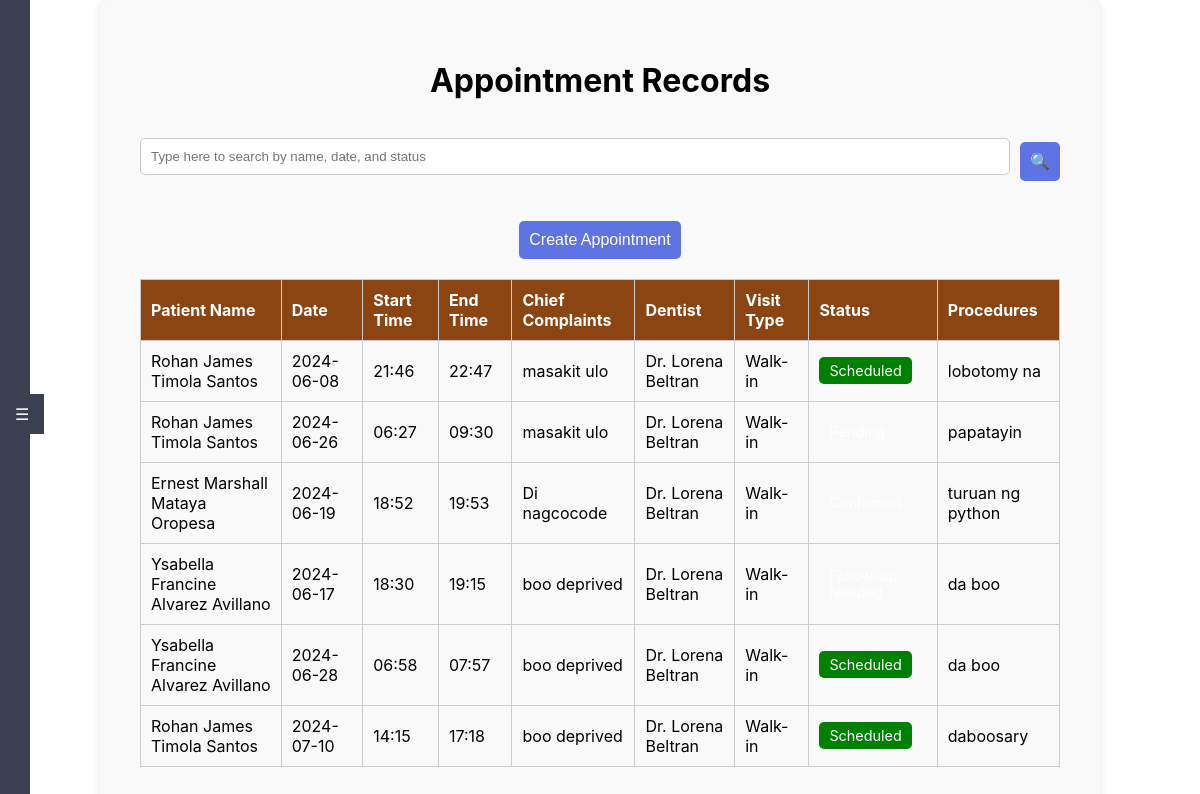
/appointment_records (signed in), run on an earlier commit of the app's database.
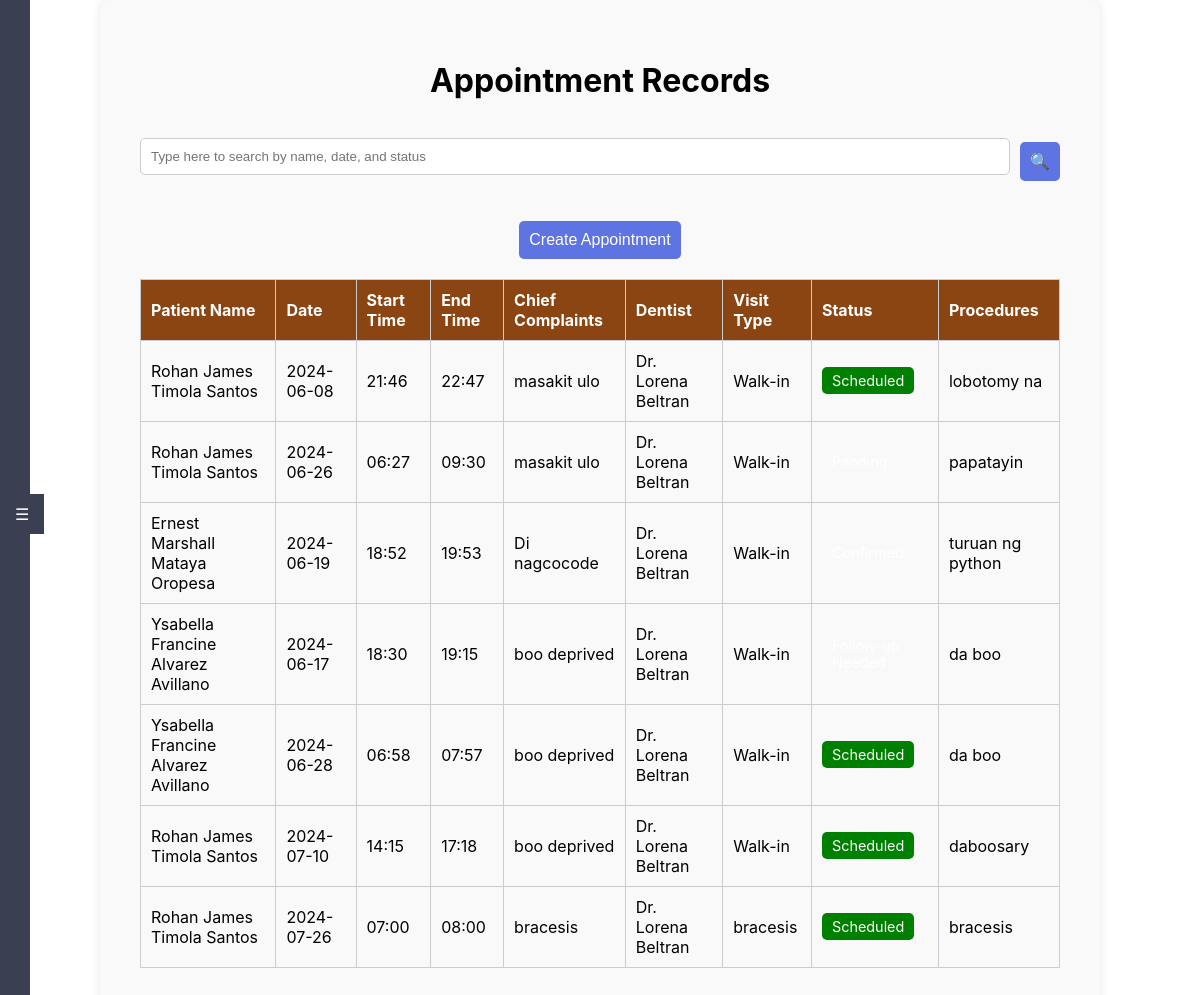
And on a later commit of the database.
### tables this page shows
CREATE TABLE "Appointments" (
	"appointment_id"	INTEGER,
	"consultation_id"	INTEGER,
	"patient_id"	INTEGER,
	"dentist_id"	INTEGER,
	"appointment_date"	DATE NOT NULL,
	"start_time"	TIME NOT NULL,
	"end_time"	TIME NOT NULL,
	"status_id"	INTEGER,
	"chief_complaints"	TEXT,
	"procedures"	TEXT,
	"appointment_type"	TEXT NOT NULL,
	FOREIGN KEY("dentist_id") REFERENCES "dentists"("dentist_id"),
	PRIMARY KEY("appointment_id" AUTOINCREMENT),
	FOREIGN KEY("consultation_id") REFERENCES "Consultations"("consultation_id"),
	FOREIGN KEY("status_id") REFERENCES "Appointments"("status_id"),
	FOREIGN KEY("patient_id") REFERENCES "patients"("patient_id")
);

CREATE TABLE "AppointmentStatus" (
	"status_id"	INTEGER,
	"status_name"	TEXT NOT NULL UNIQUE,
	PRIMARY KEY("status_id" AUTOINCREMENT)
);

### app.py (the view)
@app.route('/appointment_records')
@role_required([1, 2])  # Both admin and user can access
def appointment_records():
    conn = get_db_connection()
    appointment_records = conn.execute('''
        SELECT
            a.*,
            p.first_name || " " || p.middle_name || " " || p.last_name AS patient_name,
            d.first_name || " " || d.last_name AS dentist_name,
            s.status_name
        FROM appointments a
        JOIN patients p ON a.patient_id = p.patient_id
        JOIN dentists d ON a.dentist_id = d.dentist_id
        JOIN AppointmentStatus s ON a.status_id = s.status_id
    ''').fetchall()
    patients = conn.execute('SELECT patient_id, first_name, middle_name, last_name FROM patients').fetchall()
    dentists = conn.execute('SELECT dentist_id, first_name, last_name FROM dentists').fetchall()
    statuses = conn.execute('SELECT status_id, status_name FROM AppointmentStatus').fetchall()
    conn.close()
    return render_template('appointment_records.html',
                           records=appointment_records,
                           patients=patients,
                           dentists=dentists,
                           statuses=statuses)

### app.py (called while the page is built)
def role_required(roles):
    def decorator(f):
        @wraps(f)
        def decorated_function(*args, **kwargs):
            if 'role_id' not in session:
                flash('You need to be logged in to access this page.')
                return redirect(url_for('login'))
            user_role_id = session['role_id']
            if user_role_id not in roles:
                flash('You do not have permission to access this page.')
                return redirect(url_for('dashboard'))
            return f(*args, **kwargs)
        return decorated_function
    return decorator

def get_db_connection():
    conn = sqlite3.connect(app.config['DATABASE'], timeout=30)
    conn.execute('PRAGMA journal_mode=WAL')
    conn.row_factory = sqlite3.Row
    return conn

### templates/appointment_records.html (shortened to what this page needs)
<!DOCTYPE html>
<html lang="en">
<head>
    <link rel="stylesheet" href="{{ url_for('static', filename='styles.css') }}">
</head>
<body>
    <div class="container">
    <div class="sidebar-tab" id="sidebarTab">☰</div>
    <div id="sidebar" class="sidebar">
        <ul>
            <li><a href="{{ url_for('dashboard') }}">Dashboard</a></li>
            <li><a href="{{ url_for('profile') }}">Profile</a></li>
            <li><a href="{{ url_for('users') }}">Users</a></li>
            <li><a href="{{ url_for('treatments') }}">Treatment</a></li>
            <li><a href="{{ url_for('maintenance') }}">Maintenance</a></li>
            <li><a href="{{ url_for('inventory') }}">Inventory</a></li>
            <li><a href="{{ url_for('reports') }}">Reports</a></li>
            <li><a href="{{ url_for('payments') }}">Payments</a></li>
            <br>
            <br>
            <br>
            <br>
            <br>
            <br>
            <li><a href="{{ url_for('help') }}">Help</a></li>
            <li><a href="{{ url_for('about') }}">About</a></li>
            <li><a href="{{ url_for('logout') }}">Logout</a></li>
        </ul>
    </div>
    <div class="appointment-container">
        <div class="appointment-header">
            <h1>Appointment Records</h1>
        </div>
        <div class="appointment-search-bar">
            <input type="text" placeholder="Type here to search by name, date, and status">
            <button class="appointment-search-btn">🔍</button>
        </div>
        <div class="appointment-create-btn">
            <button onclick="openCreateAppointmentModal()">Create Appointment</button>
        </div>
        <table class="appointment-table">
            <thead>
                <tr>
                    <th>Patient Name</th>
                    <th>Date</th>
                    <th>Start Time</th>
                    <th>End Time</th>
                    <th>Chief Complaints</th>
                    <th>Dentist</th>
                    <th>Visit Type</th>
                    <th>Status</th>
                    <th>Procedures</th>
                </tr>
            </thead>
            <tbody>
                {% for record in records %}
                <tr>
                    <td>{{ record['patient_name'] }}</td>
                    <td>{{ record['appointment_date'] }}</td>
                    <td>{{ record['start_time'] }}</td>
                    <td>{{ record['end_time'] }}</td>
                    <td>{{ record['chief_complaints'] }}</td>
                    <td>{{ record['dentist_name'] }}</td>
                    <td>{{ record['appointment_type'] }}</td>
                    <td><span class="appointment-status status-{{ record['status_name'] | lower }}">{{ record['status_name'] }}</span></td>
                    <td>{{ record['procedures'] }}</td>
                </tr>
                {% endfor %}
            </tbody>
        </table>
    </div>
</body>
</html>

### static/styles.css (style rules this page uses)
body { font-family: 'Inter', sans-serif; margin: 0; padding: 0; box-sizing: border-box; }
input, textarea, select { margin-bottom: 10px; padding: 10px; border: 1px solid #ccc; border-radius: 5px; }
button { padding: 10px; background-color: #D0C8BB; color: #784D3C; border: none; border-radius: 5px; cursor: pointer; }
a { color: #000; text-align: right; margin-bottom: 10px; }
.container { max-width: 1200px; margin: 0 auto; padding: 20px; background-color: #f9f9f9; border-radius: 10px; box-shadow: 0 0 10px rgba(0, 0, 0, 0.1); }
.container { width: 100%; max-width: 1200px; margin: 0 auto; padding: 20px; }
.appointment-table { width: 100%; border-collapse: collapse; }
.appointment-table th, .appointment-table td { border: 1px solid #ddd; padding: 8px; text-align: left; }
.appointment-table th { background-color: #8B4513; color: white; }
.appointment-status { padding: 5px 10px; border-radius: 5px; font-size: 0.9em; display: inline-block; color: white; }
.container { margin: 0 auto; padding: 20px; max-width: 1200px; }
.appointment-table { width: 100%; border-collapse: collapse; margin-bottom: 20px; }
.appointment-table th, .appointment-table td { border: 1px solid #ccc; padding: 10px; text-align: left; }
.appointment-status { display: inline-block; padding: 5px 10px; border-radius: 5px; color: #fff; }
.container { padding: 20px; display: flex; }
.sidebar { width: 250px; background-color: #3a3f51; color: #fff; overflow-y: scroll; padding: 15px; position: fixed; top: 0; bottom: 0; left: -250px; z-index: 1000; transition: left 0.3s ease; }
.sidebar-tab { position: fixed; left: 0; top: 50%; transform: translateY(-50%); background-color: #3a3f51; color: #fff; padding: 10px 15px; cursor: pointer; z-index: 1001; }
.sidebar ul { list-style-type: none; padding: 0; }
.sidebar ul li { padding: 10px 0; }
.sidebar ul li a { color: #fff; text-decoration: none; display: block; padding: 10px 15px; }
.sidebar { -ms-overflow-style: none; scrollbar-width: none; }
.sidebar { overflow-y: auto; scrollbar-width: none; }
.container { width: 80%; margin: 0 auto; padding: 20px; }
button { display: block; margin: 0 auto; padding: 10px 20px; font-size: 16px; cursor: pointer; }
button { padding: 10px 20px; background-color: #007bff; color: #fff; border: none; border-radius: 5px; cursor: pointer; display: block; margin: 20px auto; }

### templates/appointment_records.html (style rules this page uses)
.appointment-container { margin: 0 auto; padding: 20px; max-width: 1200px; }
.appointment-header, .appointment-create-btn { text-align: center; margin-bottom: 20px; }
.appointment-search-bar { display: flex; justify-content: space-between; align-items: center; margin-bottom: 20px; }
.appointment-search-bar input { flex: 1; padding: 10px; border: 1px solid #ccc; border-radius: 5px; margin-right: 10px; }
.appointment-search-btn, .appointment-create-btn button { padding: 10px; background-color: #5d74e2; border: none; color: white; border-radius: 5px; cursor: pointer; }
.appointment-table { width: 100%; border-collapse: collapse; margin-bottom: 20px; }
.appointment-table th, .appointment-table td { border: 1px solid #ccc; padding: 10px; text-align: left; }
.appointment-table th { background-color: #8B4513; color: white; }
.appointment-status { display: inline-block; padding: 5px 10px; border-radius: 5px; color: white; }
.status-scheduled { background-color: green; }

What changed in the data, as far as the page shows it:
added Appointments: patient_name "Rohan James Timola Santos", appointment_date "2024-07-26", start_time "07:00", end_time "08:00", chief_complaints "bracesis", dentist_name "Dr. Lorena Beltran", appointment_type "bracesis", status_name "Scheduled", procedures "bracesis"
